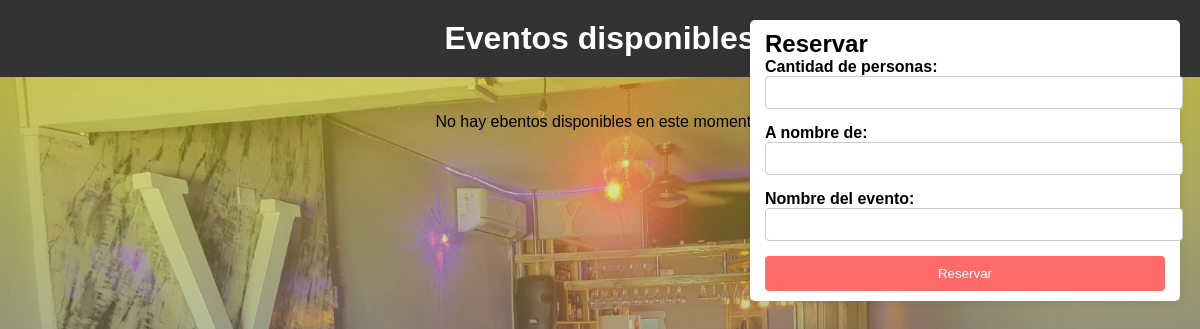
Before: /evento/eventos/ with the older database file.
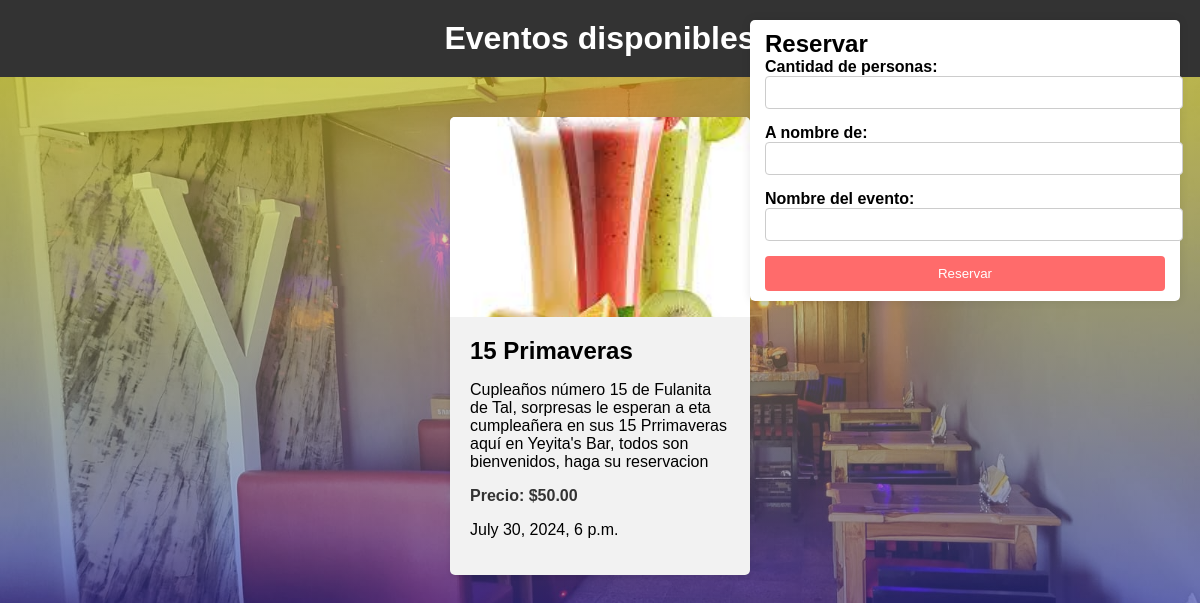
After: the same page with the newer database file.
### evento/models.py (models this page shows, shortened)
class Evento(models.Model):
    nombre = models.CharField(max_length=100)
    descripcion = models.TextField()
    presio = models.DecimalField(max_digits=8, decimal_places=2)
    imagen = models.ImageField(upload_to='Eventos/', null=True, blank=True)
    fecha = models.DateTimeField()

### evento/views.py (the view, shortened to what this page needs)
# urls.py: path('eventos/',eventos_list,name='eventos'),
def eventos_list(request):
    eventos = Evento.objects.all()
    return render(request, 'eventos_list.html', {'ofertas': eventos})

### evento/templates/eventos_list.html (shortened to what this page needs)
{% load static %}
<!DOCTYPE html>
<html lang="es">
<head>
</head>
<body>
    <header>
        <h1>Eventos disponibles</h1>
    </header>
    <div class="container">
        {% for oferta in ofertas %}
        <div class="oferta">
            {% if oferta.imagen %}
            <div class="imagen">
                <img src="{{ oferta.imagen.url }}" alt="{{ oferta.nombre }}">
            </div>
            {% endif %}
            <div class="contenido">
                <h2>{{ oferta.nombre }}</h2>
                <p>{{ oferta.descripcion }}</p>
                <p class="precio">Precio: ${{ oferta.presio }}</p>
                <p>{{ oferta.fecha }}</p>
            </div>
        </div>
        {% empty %}
        <p>No hay ebentos disponibles en este momento.</p>
        {% endfor %}
        <form action="{% url 'evento:eventos' %}" method="post">
            <h2>Reservar</h2>
            <label for="cantidad">Cantidad de personas:</label>
            <input type="number" id="cantidad" name="cantidad" required>
            <label for="a_nombre">A nombre de:</label>
            <input type="text" id="a_nombre" name="a_nombre" required>
            <label for="nombre_evento">Nombre del evento:</label>
            <input type="text" id="nombre_evento" name="nombre_evento" required>
            <input type="submit" value="Reservar">
        </form>
</body>
</html>

Changed rows visible on the page:
added Evento: imagen (picture), nombre "15 Primaveras", descripcion "Cupleaños número 15 de Fulanita de Tal, sorpresas le esperan a eta cumpleañera en sus 15 Prrimaveras aquí en Yeyita's Bar, todos son bienvenidos, haga su reservacion", presio "50.00", fecha "July 30, 2024, 6 p.m."
Other visible differences:
text no longer shown: "No hay ebentos disponibles en este momento."
